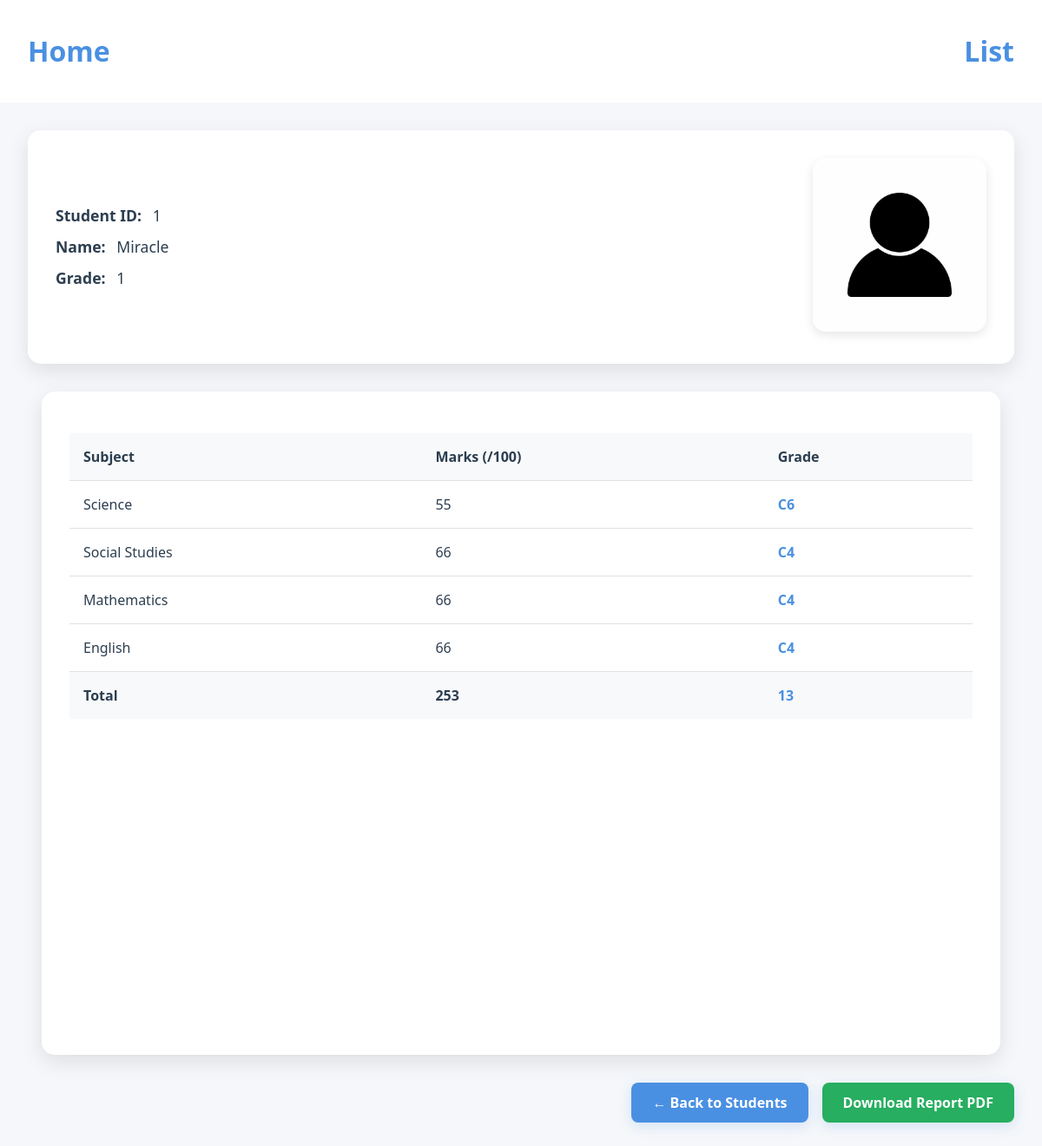
/studentdetail/1 (signed in), run on the app's committed database.
### ple_app/models.py (models this page shows, shortened)
class Student_Model(models.Model):
    Name = models.CharField(max_length=30 , null = False)
    SST = models.IntegerField(null=False)
    ENG = models.IntegerField(null=False)
    SCI = models.IntegerField(null=False)
    MTC = models.IntegerField(null=False)
    AGG = models.IntegerField(null=True)
    TOTAL = models.IntegerField(null=True, editable=False)  # Made editable=False since it's auto-calculated
    Grade = models.IntegerField(null=True)
    Student_image = models.ImageField(upload_to='images/images/', default='images/images/profile-icon.jpg')
    Date_Created = models.DateTimeField(auto_now_add=True , null=False)

class GradesModel(models.Model):
    student = models.ForeignKey(Student_Model , on_delete=models.CASCADE)
    SST_GRADE = models.CharField(max_length=30)
    SCI_GRADE = models.CharField(max_length=30)
    ENG_GRADE = models.CharField(max_length=15)
    MTC_GRADE = models.CharField(max_length=15)

### ple_app/views.py (the view)
# urls.py: path('studentdetail/<int:pk>' , StudentDetailView.as_view() ,name = 'student_detail'),
class StudentDetailView(LoginRequiredMixin , DetailView):
    model = Student_Model
    template_name = 'student_detail.html'
    context_object_name = 'description'
    def get_context_data(self, **kwargs):
        context = super().get_context_data(**kwargs)
        context['grades'] = GradesModel.objects.filter(student = self.object)
        return context

### templates/student_detail.html (shortened to what this page needs)
{%extends 'base.html'%}
{%load static%}
    {%block extra_css%}
    <link rel="stylesheet" href="{%static 'css/detail.css'%}">
    {%endblock%}
{%block content%}
    <div class="student_detail">
        <div class="head">
            <div class="student-info">
                <h3><strong>Student ID:</strong> {{description.id}}</h3>
                <h3><strong>Name:</strong> {{description.Name}}</h3>
                <h3><strong>Grade:</strong> {{description.Grade}}</h3>
            </div>
            <div class="student-picture">
                <img src="{{description.Student_image.url}}" alt="Student Photo">
            </div>
        </div>
        <div class="table">
            <table>
                <thead>
                    <tr>
                        <th>Subject</th>
                        <th>Marks (/100)</th>
                        <th>Grade</th>
                    </tr>
                </thead>
                <tbody>
                    {% for grade in grades|slice:":1" %}
                    <tr>
                        <td>Science</td>
                        <td>{{description.SCI}}</td>
                        <td>{{grade.SCI_GRADE}}</td>
                    </tr>
                    <tr>
                        <td>Social Studies</td>
                        <td>{{description.SST}}</td>
                        <td>{{grade.SST_GRADE}}</td>
                    </tr>
                    <tr>
                        <td>Mathematics</td>
                        <td>{{description.MTC}}</td>
                        <td>{{grade.MTC_GRADE}}</td>
                    </tr>
                    <tr>
                        <td>English</td>
                        <td>{{description.ENG}}</td>
                        <td>{{grade.ENG_GRADE}}</td>
                    </tr>
                    <tr>
                        <td>Total</td>
                        <td>{{description.TOTAL}}</td>
                        <td>{{description.AGG}}</td>
                    </tr>
                    {% endfor %}
                </tbody>
            </table>
        </div>
        <div class="action-buttons">
            <a href="{% url 'students_list' %}" class="action-button">
                ← Back to Students
            </a>
            <a href="{% url 'generate_pdf' description.pk %}" class="action-button download-button">
                Download Report PDF
            </a>
        </div>
    </div>
{%endblock%}

### static/css/style.css (style rules this page uses)
body { font-family: 'Segoe UI', Tahoma, Geneva, Verdana, sans-serif; background-color: #f5f7fa; margin: 0; padding: 0; min-height: 100vh; }
a { text-decoration: none; color: #4a90e2; transition: color 0.3s ease; }
.table { background: #ffffff; border-radius: 10px; padding: 1.5rem; margin: 1rem; box-shadow: 0 4px 12px rgba(0, 0, 0, 0.05); height: calc(100vh - 100px); overflow: auto; }

### static/css/detail.css (style rules this page uses)
.student_detail { background-color: #f5f7fa; padding: 2rem; min-height: calc(100vh - 64px); }
.head { background: white; border-radius: 15px; padding: 2rem; margin-bottom: 2rem; box-shadow: 0 8px 24px rgba(0, 0, 0, 0.1); display: flex; align-items: center; justify-content: space-between; gap: 2rem; }
.student-info { flex: 1; }
.student-info h3 { color: #2c3e50; margin: 0.75rem 0; font-size: 1.1rem; font-weight: 500; }
.student-info h3 strong { font-weight: 600; margin-right: 0.5rem; }
.student-picture { flex: 0 0 200px; text-align: center; }
.student-picture img { width: 200px; height: 200px; object-fit: cover; border-radius: 15px; box-shadow: 0 4px 12px rgba(0, 0, 0, 0.1); }
.table { background: white; border-radius: 15px; padding: 2rem; box-shadow: 0 8px 24px rgba(0, 0, 0, 0.1); overflow-x: auto; }
table { width: 100%; border-collapse: collapse; margin-top: 1rem; }
th, td { padding: 1rem; text-align: left; border-bottom: 1px solid #e1e1e1; }
th { background-color: #f8f9fa; color: #2c3e50; font-weight: 600; white-space: nowrap; }
td { color: #2c3e50; }
tbody tr:last-child { background-color: #f8f9fa; font-weight: 600; }
tbody tr:last-child td { border-bottom: none; }
td:last-child { font-weight: 600; color: #4a90e2; }
.action-buttons { display: flex; gap: 1rem; justify-content: flex-end; margin-top: 2rem; }
.action-button { background-color: #4a90e2; color: white; padding: 12px 24px; border: none; border-radius: 8px; font-size: 1rem; font-weight: 600; cursor: pointer; transition: all 0.3s ease; text-decoration: none; display: inline-flex; align-items: center; gap: 0.5rem; box-shadow: 0 4px 15px rgba(74, 144, 226, 0.2); }
.download-button { background-color: #27ae60; }

### data on the page
Student_Model: id "1", Name "Miracle", Grade "1", Student_image (picture), SCI "55", SST "66", MTC "66", ENG "66", TOTAL "253", AGG "13"
GradesModel: SCI_GRADE "C6", SST_GRADE "C4", MTC_GRADE "C4", ENG_GRADE "C4"
